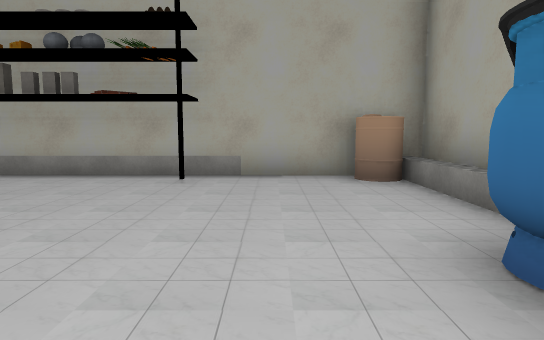
[1] (above)

16 first-person views from a walk through a scene from a Unity 3-D project. The camera is 1.4 m above the floor, tilts 6° down and sees 75° across. Doors are open. The floor is counted in squares, 1.8 m on a side. Each view is taken from the middle of a square. On the plan, view 1 faces up. The plan holds only what a view shows up to about 11 squares ahead; the rest is blank. The player is left out. Some surface patterns are stand-ins.

[2]
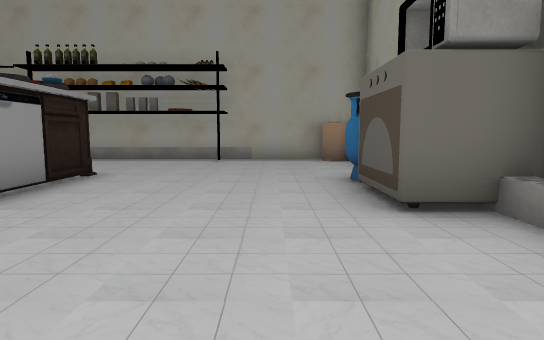

[3]
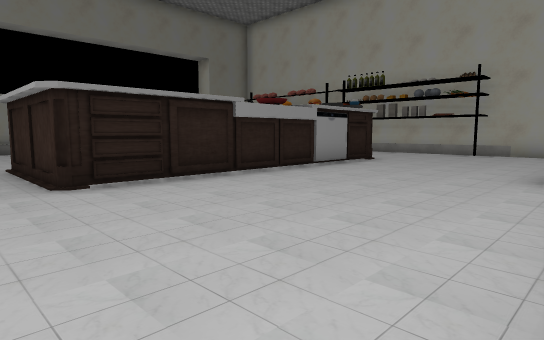

[4]
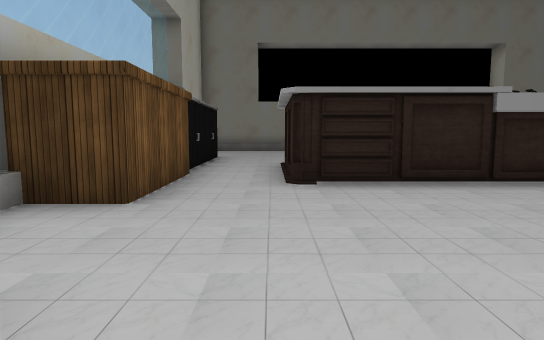

[5]
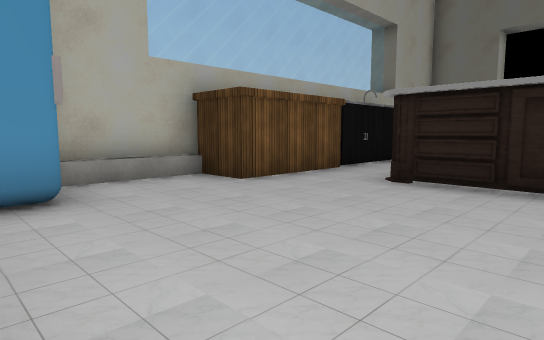

[6]
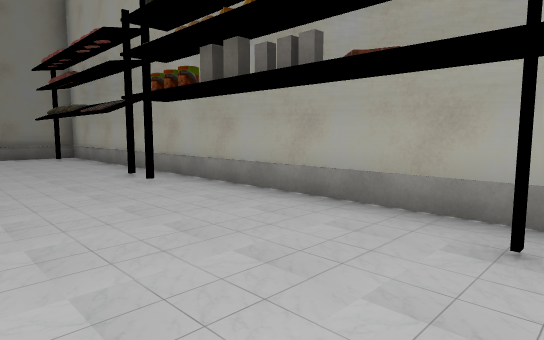

[7]
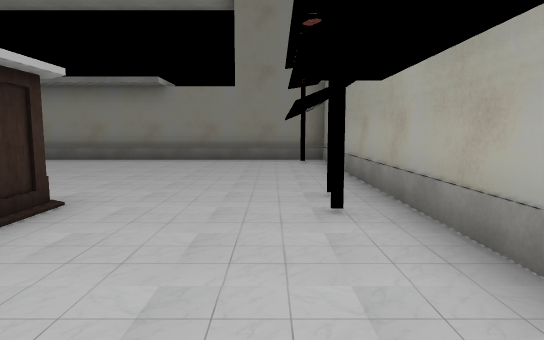

[8]
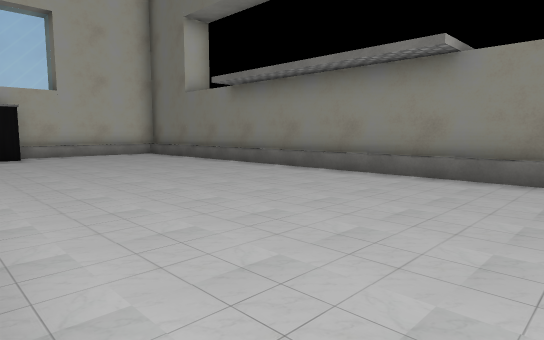

[9]
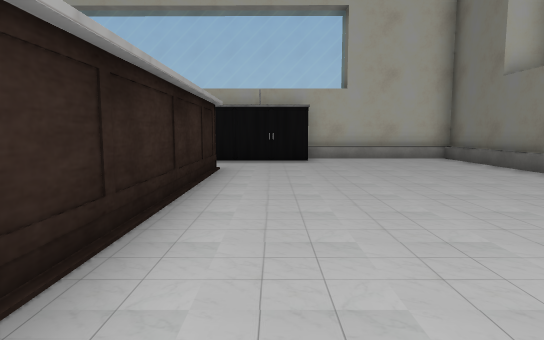

[10]
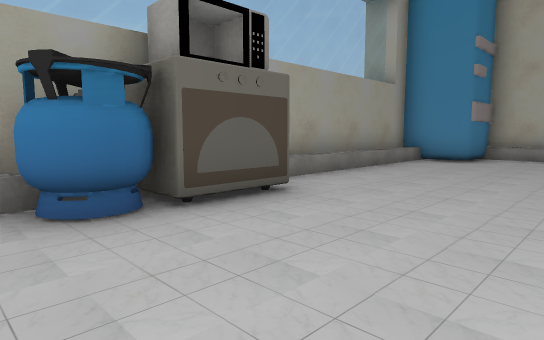

[11]
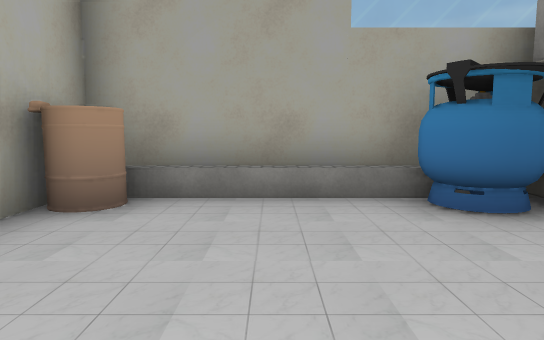

[12]
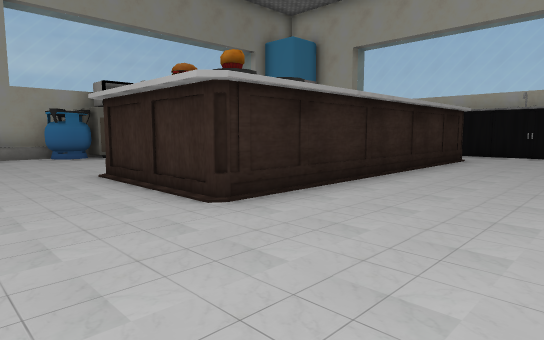

[13]
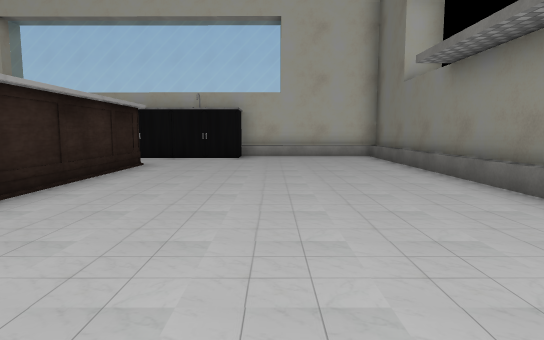

[14]
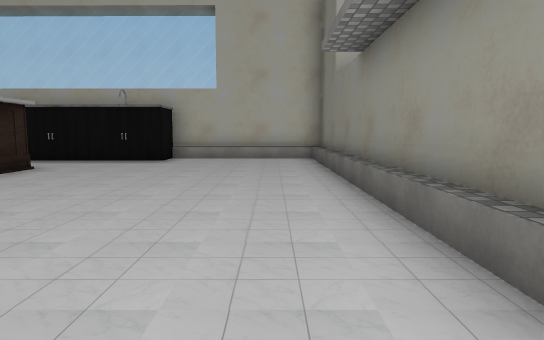

[15]
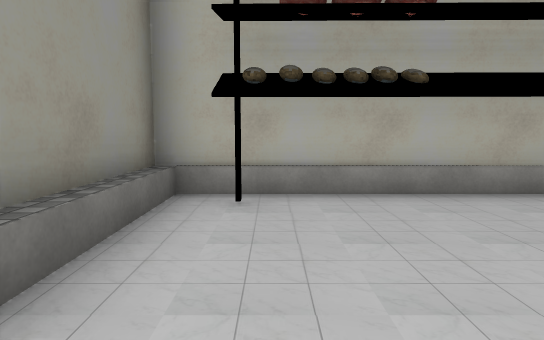

[16]
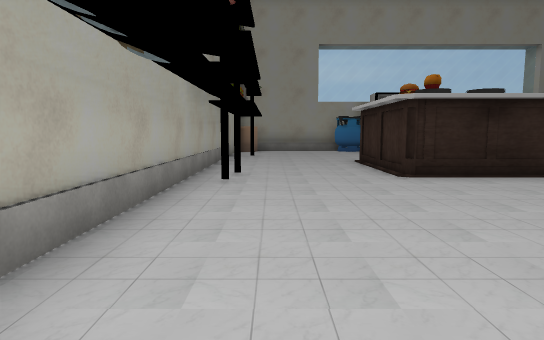

### Floor plan
Points are (right, up) in squares from view 1. A wall is a line through its corners. A room is listed if a view was taken in it or the views show most of it. See-through windows are left out.
Room 1 (views 1, 2, 3, 4, 5, 6, 7, 8, 9, 10, 11, 12, 13, 14, 15, 16)
walls: (-6.8, 2.6) (-3.3, 2.6) (-3.3, -5.7) (-6.8, -5.7) (-6.8, 2.6); (-2.2, -9.1) (0.9, -9.1) (0.9, -7.3) (2.7, -7.3) (2.7, -2.1); (2.7, 2) (2.7, 6.5) (-13.5, 6.5) (-13.5, -9) (-8.9, -9)
low walls: (2.2, -1.2) (2.2, -0.5); (-1.9, -8.7) (1, -8.7); (-13.2, -8.2) (-13.2, -8.7) (-9, -8.7); (-13.2, 6.5) (-13.2, -8.1); (2.2, 2.5) (2.2, 5.5); (2.2, -6.2) (2.2, -1.6)
objects: other object (-9, -8) to (-6, -8); oven (2, 0) to (2, 1); other object (2, 2); bin (2, 6)

Positions as (right, up) in squares from view 1, and headings:
1: (0, 0), facing up
2: (0, -4), facing up
3: (2, -7), facing up-left
4: (2, -6), facing left
5: (2, -3), facing down-left
6: (-1, 3), facing up-left
7: (-3, 5), facing left
8: (-7, 4), facing down-left
9: (-8, 2), facing down
10: (-2, 3), facing down-right
11: (-2, 4), facing right
12: (-10, 5), facing down-right
13: (-10, 3), facing down
14: (-12, 2), facing down
15: (-12, 2), facing up
16: (-13, 5), facing right
